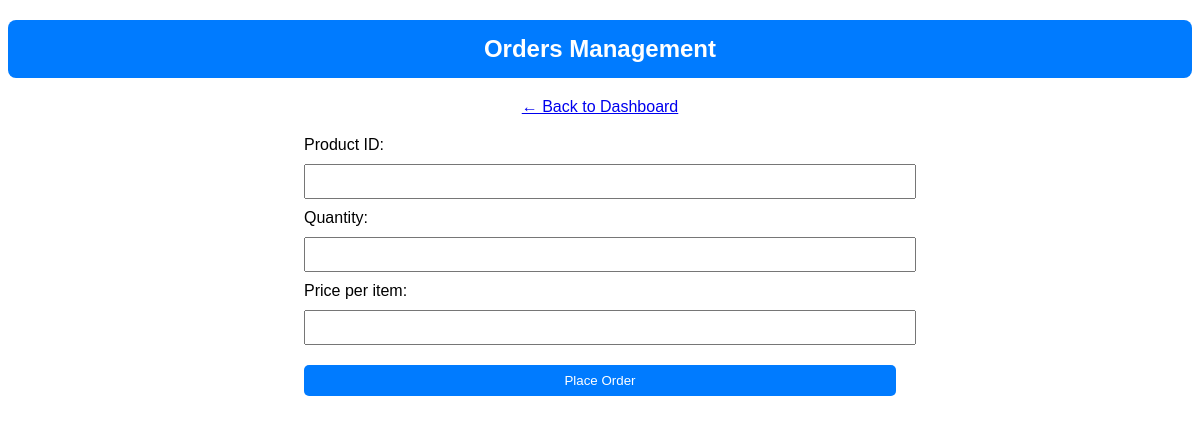
The app's page /create_order.php, older data.
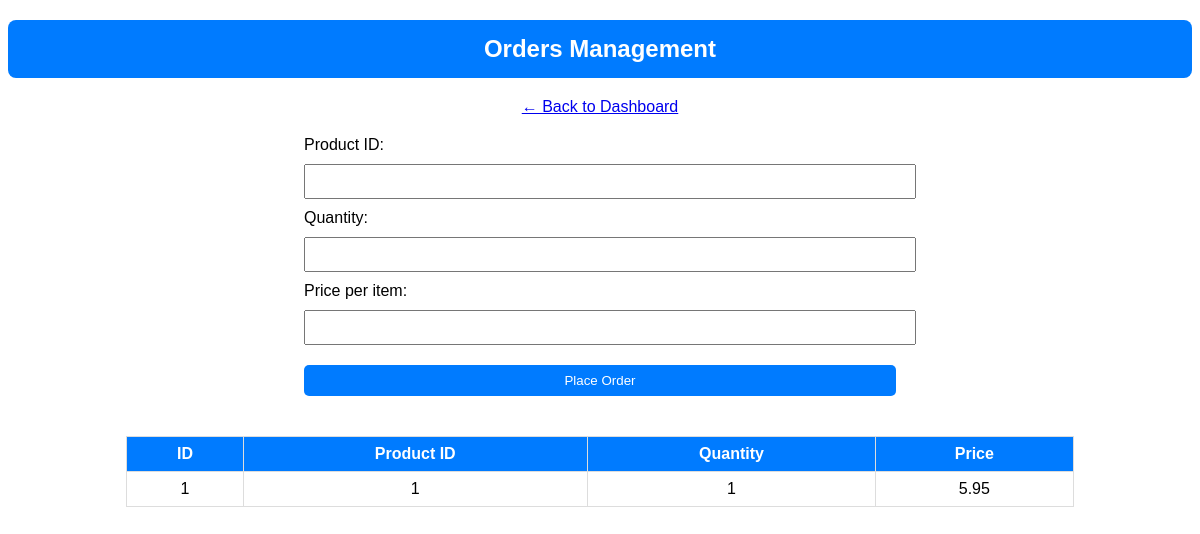
The same page, newer data.
### tables this page shows
CREATE TABLE IF NOT EXISTS `order_items` (
  `id` int NOT NULL AUTO_INCREMENT,
  `order_id` int NOT NULL,
  `product_id` int NOT NULL,
  `quantity` int NOT NULL,
  `price` decimal(10,2) NOT NULL,
  PRIMARY KEY (`id`),
  KEY `order_id` (`order_id`),
  KEY `product_id` (`product_id`)
);

### create_order.php (the view, shortened to what this page needs)
<?php include('db.php'); ?>
<!DOCTYPE html>
<html>
<head>
</head>
<body>
<h2>Orders Management</h2>
<a href="admin_dashboard.php">← Back to Dashboard</a>
<form method="POST" action="">
    <label>Product ID:</label>
    <input type="number" name="product_id" required>
    <label>Quantity:</label>
    <input type="number" name="quantity" required>
    <label>Price per item:</label>
    <input type="number" step="0.01" name="price" required>
    <button type="submit" name="place_order">Place Order</button>
</form>
<?php
$result = $conn->query("SELECT * FROM order_items");
if ($result->num_rows > 0) {
    echo "<table><tr><th>ID</th><th>Product ID</th><th>Quantity</th><th>Price</th></tr>";
    while ($row = $result->fetch_assoc()) {
        echo "<tr><td>{$row['id']}</td><td>{$row['product_id']}</td><td>{$row['quantity']}</td><td>{$row['price']}</td></tr>";
    }
    echo "</table>";
}
?>
</body>
</html>

### create_order.php (style rules this page uses)
body { font-family: Arial; text-align: center; }
h2 { background-color: #007BFF; color: white; padding: 15px; border-radius: 8px; }
form { width: 50%; margin: 20px auto; text-align: left; }
input, button { width: 100%; padding: 8px; margin: 10px 0; }
button { background-color: #007BFF; color: white; border: none; border-radius: 5px; }
table { width: 80%; margin: 30px auto; border-collapse: collapse; }
th, td { border: 1px solid #ddd; padding: 8px; }
th { background-color: #007BFF; color: white; }

Row changes from the older to the newer data that the page shows:
added order_items: id "1", product "1", quantity "1", price "5.95"
Text that changed along with them:
text now shown: "ID Product ID Quantity Price"
